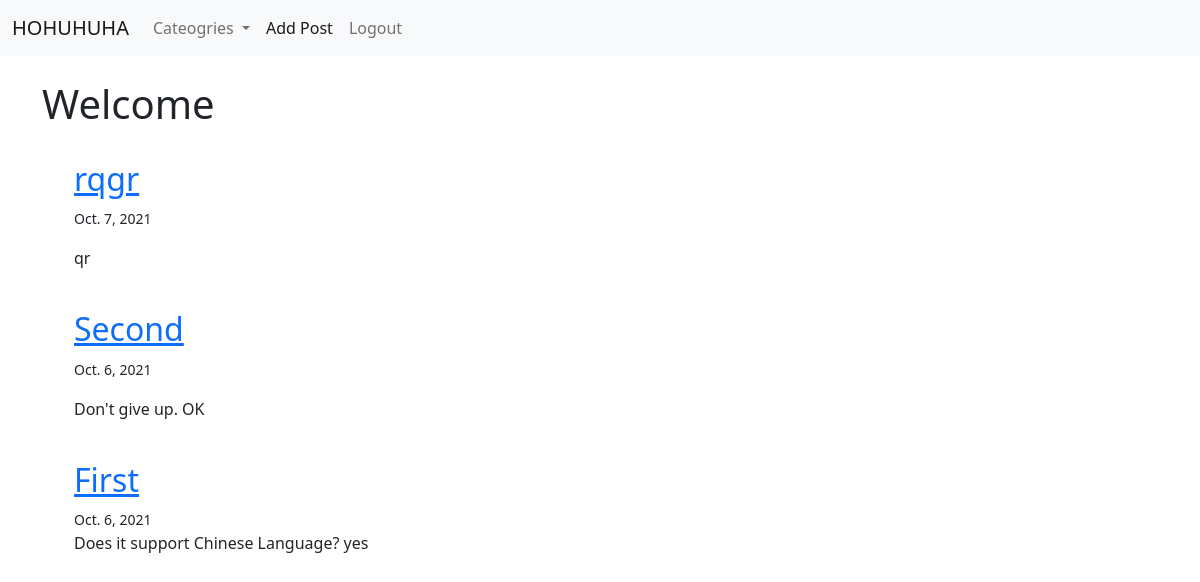
The app's page / (signed in) with its own data.
### theblog/models.py (models this page shows, shortened)
class Post(models.Model):
	title = models.CharField(max_length=255)
	author = models.ForeignKey(User, on_delete=models.CASCADE)
	body = RichTextField(blank=True, null=True)
	post_date = models.DateField(auto_now_add=True)
	category = models.CharField(max_length=255, default="uncategorised")

### theblog/views.py (the view)
# urls.py: path('', HomeView.as_view(), name="home"),
class HomeView(ListView):
	model = Post
	template_name = 'home.html'
	ordering = ['-post_date', '-id']
	def get_context_data(self, *args, **kwargs):
		cat_menu = Category.objects.all()
		context = super(HomeView, self).get_context_data(*args, **kwargs)
		context["cat_menu"] = cat_menu
		return context

### theblog/templates/home.html
{% extends 'base.html' %}
{% block content %}
	<h1>Welcome</h1><br/>
	<ul>
		{% for post in object_list %}
			<h2><a href="{% url 'article-detail' post.pk %}">{{ post.title }}</a></h2>
			<small>{{ post.post_date }}</small><br/>
			<p>{{ post.body|safe }}</p><br/>
		{% endfor %}
	</ul>
{% endblock %}

### records on screen
Post: title "rqgr", post_date "Oct. 7, 2021", body "qr"
Post: title "Second", post_date "Oct. 6, 2021", body "Don't give up. OK"
Post: title "First", post_date "Oct. 6, 2021", body "Does it support Chinese Language? yes"
